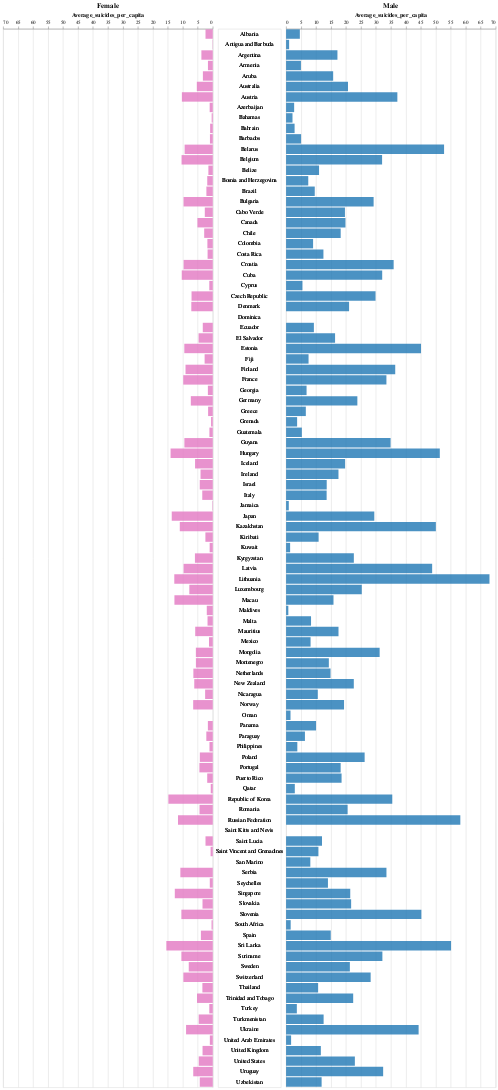

The cell this chart's notebook holds for it:
### Code cell
import altair as alt
from altair import datum
click = alt.selection_multi()
alt.data_transformers.disable_max_rows()
color_scale = alt.Scale(domain=['male', 'female'],
                        range=['#1f77b4', '#e377c2'])


left = (alt.Chart(group1).transform_filter(
    (datum.sex == 'female')
).encode(
    y=alt.Y('country', axis=None),
    x=alt.X('Average_suicides_per_capita',
            title='Average_suicides_per_capita',
           sort = alt.SortOrder('descending'),
           axis = alt.Axis(orient = 'top'),
           scale=alt.Scale(domain=(0, 70))),
    color=alt.Color('sex:N', scale=color_scale, legend=None),
    opacity=alt.condition(click, alt.value(0.8), alt.value(0.4)),
    tooltip = [alt.Tooltip('country:N'), alt.Tooltip('Average_suicides_per_capita:Q')],
).mark_bar().properties(title='Female').add_selection(click))

middle = alt.Chart(group1).encode(
    y=alt.Y('country', axis=None),
    text=alt.Text('country'),
).mark_text().properties(width=120)

right = (alt.Chart(group1).transform_filter(
    (datum.sex == 'male')
).encode(
    y=alt.Y('country', axis=None),
    x=alt.X('Average_suicides_per_capita', title='Average_suicides_per_capita',axis = alt.Axis(orient = 'top'),scale=alt.Scale(domain=(0, 70))),
    color=alt.Color('sex:N', scale=color_scale, legend=None),
    opacity=alt.condition(click, alt.value(0.8), alt.value(0.4)),
    tooltip = [alt.Tooltip('country:N'), alt.Tooltip('Average_suicides_per_capita:Q')],
).mark_bar().properties(title='Male').add_selection(click))

chartf = alt.concat(left, middle, right, spacing=4)
chartf

### Figure 1 — Vega-Lite specification as saved in the notebook (floating-point values rounded to 4 significant figures; data arrays with more than 128 entries replaced by an {"elided": "..."} marker saying what was removed)
{"config": {"view": {"continuousWidth": 400, "continuousHeight": 300}}, "concat": [{"mark": "bar", "encoding": {"color": {"type": "nominal", "field": "sex", "legend": null, "scale": {"domain": ["male", "female"], "range": ["#1f77b4", "#e377c2"]}}, "opacity": {"condition": {"value": 0.8, "selection": "selector044"}, "value": 0.4}, "tooltip": [{"type": "nominal", "field": "country"}, {"type": "quantitative", "field": "Average_suicides_per_capita"}], "x": {"type": "quantitative", "axis": {"orient": "top"}, "field": "Average_suicides_per_capita", "scale": {"domain": [0, 70]}, "sort": "descending", "title": "Average_suicides_per_capita"}, "y": {"type": "nominal", "axis": null, "field": "country"}}, "selection": {"selector044": {"type": "multi"}}, "title": "Female", "transform": [{"filter": "(datum.sex === 'female')"}]}, {"mark": "text", "encoding": {"text": {"type": "nominal", "field": "country"}, "y": {"type": "nominal", "axis": null, "field": "country"}}, "width": 120}, {"mark": "bar", "encoding": {"color": {"type": "nominal", "field": "sex", "legend": null, "scale": {"domain": ["male", "female"], "range": ["#1f77b4", "#e377c2"]}}, "opacity": {"condition": {"value": 0.8, "selection": "selector044"}, "value": 0.4}, "tooltip": [{"type": "nominal", "field": "country"}, {"type": "quantitative", "field": "Average_suicides_per_capita"}], "x": {"type": "quantitative", "axis": {"orient": "top"}, "field": "Average_suicides_per_capita", "scale": {"domain": [0, 70]}, "title": "Average_suicides_per_capita"}, "y": {"type": "nominal", "axis": null, "field": "country"}}, "selection": {"selector044": {"type": "multi"}}, "title": "Male", "transform": [{"filter": "(datum.sex === 'male')"}]}], "data": {"name": "data-96eeb2493f1c97d9d3b0e303a670ef65"}, "spacing": 4, "$schema": "https://vega.github.io/schema/vega-lite/v4.8.1.json", "datasets": {"data-96eeb2493f1c97d9d3b0e303a670ef65": {"elided": "202 records"}}}
